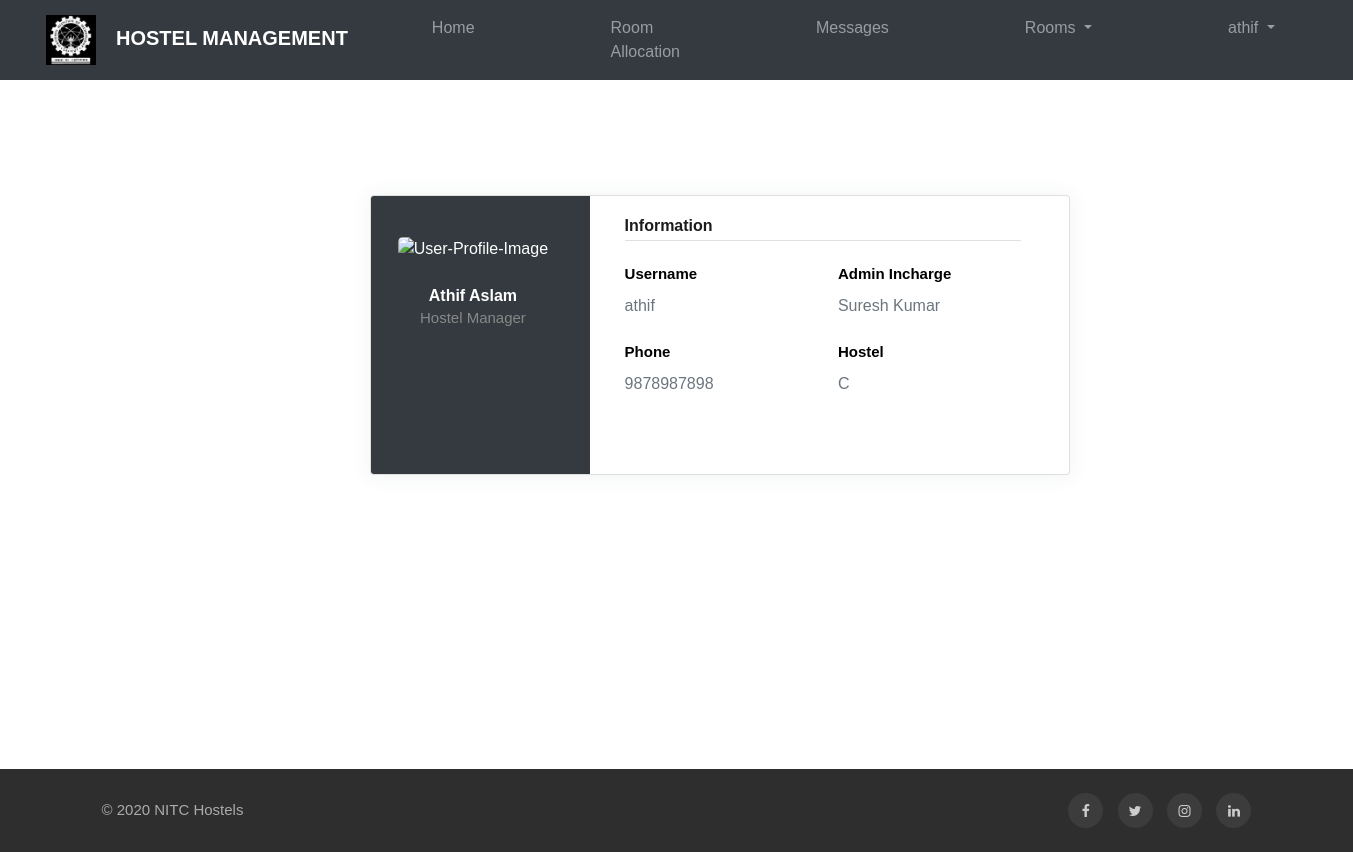
Screenshot of /HM/profile.php (signed in) with the database file from the repository.
### tables this page shows
CREATE TABLE `hostel_manager` (
  `hm_id` int(10) NOT NULL,
  `f_name` varchar(20) DEFAULT NULL,
  `l_name` varchar(20) DEFAULT NULL,
  `username` varchar(20) NOT NULL,
  `mobile` varchar(20) NOT NULL,
  `password` varchar(20) NOT NULL,
  `admin` int(10) DEFAULT NULL,
  `hostel_id` int(10) DEFAULT NULL
);

CREATE TABLE `hostel` (
  `hostel_id` int(10) NOT NULL,
  `hostel_name` varchar(20) NOT NULL,
  `no_of_rooms` int(5) DEFAULT NULL,
  `no_of_students` int(5) DEFAULT NULL,
  `accepted_gen` int(2) DEFAULT NULL
);

### HM/profile.php (the view, shortened to what this page needs)
<?php include('hm-header.php') ?>
<br><br><br>
<?php
$hm_id=$_SESSION['hm_id'];
$query1 = "SELECT * FROM hostel_manager WHERE hm_id = '$hm_id'";
$result1 = mysqli_query($conn,$query1);
$row1 = mysqli_fetch_assoc($result1);
$name=$row1['f_name']." ".$row1['l_name'];
$query2 = "SELECT * FROM administrator WHERE ha_id = '$row1[admin]'";
$result2 = mysqli_query($conn,$query2);
$row2 = mysqli_fetch_assoc($result2);
$name2=$row2['f_name']." ".$row2['l_name'];
$query3 = "SELECT * FROM hostel WHERE hostel_id = '$row1[hostel_id]'";
$result3 = mysqli_query($conn,$query3);
$row3 = mysqli_fetch_assoc($result3);
?>
<div class="page-content page-container" id="page-content">
    <div class="padding">
        <div class="row container d-flex justify-content-center" style="padding-left: 0px;">
            <div class="col-xl-6 col-md-12" style="padding-left: 0px;">
                <div class="card user-card-full" style="width: 700px;">
                    <div class="row m-l-0 m-r-0" style="width:700px;">
                        <div class="col-sm-4 bg-c-lite-green user-profile">
                            <div class="card-block text-center text-white">
                                <div class="m-b-25"> <img src="https://img.icons8.com/bubbles/100/000000/user.png" class="img-radius" alt="User-Profile-Image"> </div>
                                <h6 class="f-w-600" style="color: white;"><?php echo $name;?></h6>
                                <p>Hostel Manager</p> <i class=" mdi mdi-square-edit-outline feather icon-edit m-t-10 f-16"></i>
                            </div>
                        </div>
                        <div class="col-sm-8">
                            <div class="card-block">
                                <h6 class="m-b-20 p-b-5 b-b-default f-w-600">Information</h6>
                                <div class="row">
                                    <div class="col-sm-6">
                                        <p class="m-b-10 f-w-600" style="color: black;">Username</p>
                                        <h6 class="text-muted f-w-400"><?php echo $row1['username'];?></h6>
                                    </div>
                                    <div class="col-sm-6">
                                        <p class="m-b-10 f-w-600" style="color: black;">Admin Incharge</p>
                                        <h6 class="text-muted f-w-400"><?php echo $name2;?></h6>
                                    </div>
                                </div>
                               <br>
                                <div class="row">
                                    <div class="col-sm-6">
                                        <p class="m-b-10 f-w-600" style="color: black;">Phone</p>
                                        <h6 class="text-muted f-w-400" style="color: black;"><?php echo $row1['mobile'];?></h6>
                                    </div>
                                    <div class="col-sm-6">
                                        <p class="m-b-10 f-w-600" style="color: black;">Hostel</p>
                                        <h6 class="text-muted f-w-400"><?php echo $row3['hostel_name'];?></h6>
                                    </div>
                                </div>
                                <ul class="social-link list-unstyled m-t-40 m-b-10">
                                    <li></li>
                                    <li></li>
                                    <li></li>
                                </ul>
                            </div>
                        </div>
                    </div>
                </div>
            </div>
        </div>
    </div>
</div>
<br><br><br><br><br><br><br><br><br>
<?php include('hm-footer.php');

### HM/assets/css/styles-nav.css (style rules this page uses)
body { background-color: #ffff; height:100%; }

### rows the page displays
hostel_manager: name "Athif Aslam", username "athif", mobile "9878987898"
hostel: hostel_name "C"

### other values shown
$_SESSION['username'] "athif"
$name2 "Suresh Kumar"
